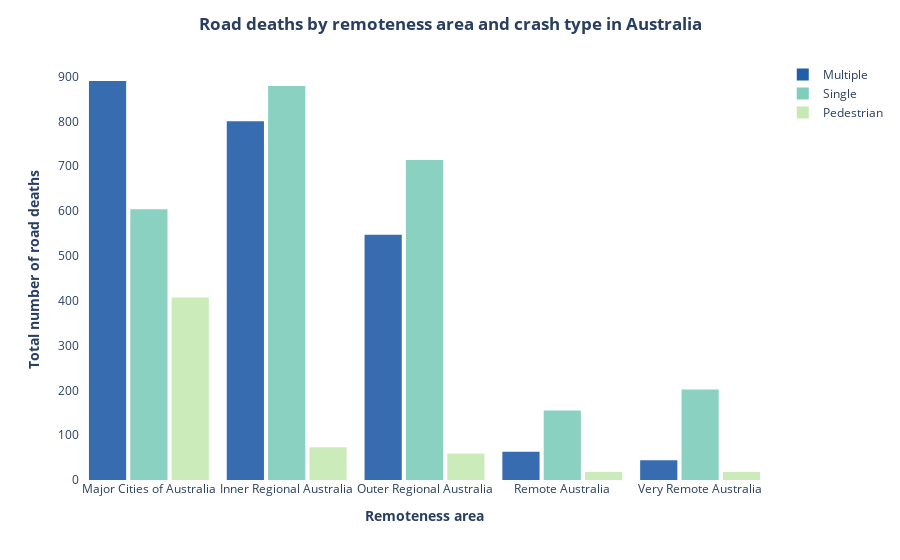

The notebook cell this image was saved under:
### Code cell
# Change the order by remoteness
conditions = [(remote_crash_data['remote'] == 'Major Cities of Australia'), (remote_crash_data['remote'] == 'Inner Regional Australia'),
              (remote_crash_data['remote'] == 'Outer Regional Australia'), (remote_crash_data['remote'] == 'Remote Australia'),(remote_crash_data['remote'] == 'Very Remote Australia')]
choices = [0,1,2,3,4]
remote_crash_data['order'] = np.select(conditions, choices)
remote_crash_data = remote_crash_data.sort_values(by='order')

# Draw the graph
fig_remote = px.histogram(remote_crash_data, 
                   x="remote", 
                   y="number", 
                   color='crash',  
                   barmode="group",
                   color_discrete_sequence=['#225ea8','#7fcdbb','#c7e9b4'],
                   opacity=0.9
                  )

fig_remote.update_layout(
    title_text="<b>Road deaths by remoteness area and crash type in Australia<b>", 
    plot_bgcolor='white', 
    xaxis_title_text="<b>Remoteness area<b>",
    yaxis_title_text="<b>Total number of road deaths<b>",
    legend_title_text="",
    title_x=0.5,
    bargap=0.1,
    bargroupgap=0.1 
)

### Figure 1 — Plotly figure (JSON) as saved in the notebook; plotly's stock layout.template omitted (floating-point values rounded to 4 significant figures)
{"data": [{"alignmentgroup": "True", "bingroup": "x", "histfunc": "sum", "hovertemplate": "crash=Multiple<br>remote=%{x}<br>sum of number=%{y}<extra></extra>", "legendgroup": "Multiple", "marker": {"color": "#225ea8", "opacity": 0.9}, "name": "Multiple", "offsetgroup": "Multiple", "orientation": "v", "showlegend": true, "type": "histogram", "x": ["Major Cities of Australia", "Inner Regional Australia", "Outer Regional Australia", "Remote Australia", "Very Remote Australia"], "xaxis": "x", "y": [890, 800, 547, 63, 44], "yaxis": "y"}, {"alignmentgroup": "True", "bingroup": "x", "histfunc": "sum", "hovertemplate": "crash=Single<br>remote=%{x}<br>sum of number=%{y}<extra></extra>", "legendgroup": "Single", "marker": {"color": "#7fcdbb", "opacity": 0.9}, "name": "Single", "offsetgroup": "Single", "orientation": "v", "showlegend": true, "type": "histogram", "x": ["Major Cities of Australia", "Inner Regional Australia", "Outer Regional Australia", "Remote Australia", "Very Remote Australia"], "xaxis": "x", "y": [604, 879, 714, 155, 202], "yaxis": "y"}, {"alignmentgroup": "True", "bingroup": "x", "histfunc": "sum", "hovertemplate": "crash=Pedestrian<br>remote=%{x}<br>sum of number=%{y}<extra></extra>", "legendgroup": "Pedestrian", "marker": {"color": "#c7e9b4", "opacity": 0.9}, "name": "Pedestrian", "offsetgroup": "Pedestrian", "orientation": "v", "showlegend": true, "type": "histogram", "x": ["Major Cities of Australia", "Inner Regional Australia", "Outer Regional Australia", "Remote Australia", "Very Remote Australia"], "xaxis": "x", "y": [407, 73, 59, 18, 18], "yaxis": "y"}], "layout": {"bargap": 0.1, "bargroupgap": 0.1, "barmode": "group", "legend": {"title": {"text": ""}, "tracegroupgap": 0}, "margin": {"t": 60}, "plot_bgcolor": "white", "title": {"text": "<b>Road deaths by remoteness area and crash type in Australia<b>", "x": 0.5}, "xaxis": {"anchor": "y", "domain": [0, 1], "title": {"text": "<b>Remoteness area<b>"}}, "yaxis": {"anchor": "x", "domain": [0, 1], "title": {"text": "<b>Total number of road deaths<b>"}}}}
